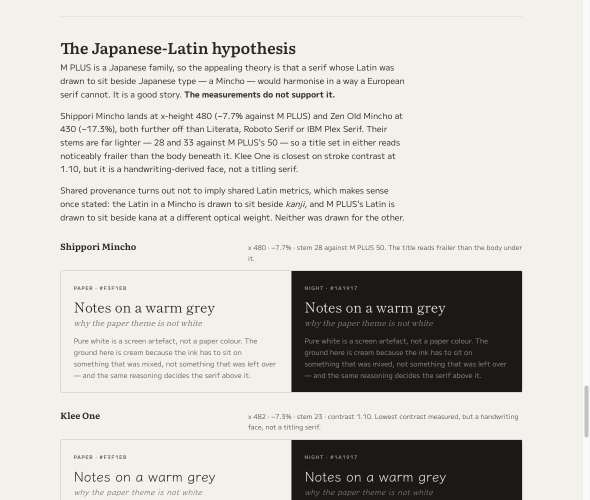
#> input picture serif-top.png, 1180 x 1000 px (shown at 1/2 size)
$ python measure_bars.py ../../../serif-top.png
#> lines starting #> are read from the running program, lines starting #| are printed output that depends on the picture; after the words box and inside, x2 and y2 are one past the last pixel; in counts of white or black regions, pixels touching at a corner belong together
"""Measure each bar's bounding box so the indentation claim is checked, not eyeballed.

Measuring on the raw render does not work: antialiased edge pixels between
cream and ink pass through colours that sit within any useful distance
threshold of slate, so the bounding boxes bleed into each other. Snap every
pixel to its nearest palette entry first, then match exactly.
"""
import sys
import numpy as np
from PIL import Image

PALETTE = {
    "cream": (0xF3, 0xF1, 0xEB),
    "ink":   (0x2A, 0x28, 0x25),
    "slate": (0x3A, 0x55, 0x72),
    "ochre": (0xB8, 0x8A, 0x3A),
    "sage":  (0x5F, 0x6F, 0x5E),
}
TARGET = {
    "ink":   (160, 238, 800, 330),
    "slate": (256, 390, 880, 482),
    "ochre": (352, 542, 700, 634),
    "sage":  (256, 694, 620, 786),
}

img = Image.open(sys.argv[1]).convert("RGB")
#> img is the input picture: PIL image 1180x1000 RGB; mean R, G, B 207.4, 205.6, 200.2
if img.size != (1024, 1024):
    img = img.resize((1024, 1024), Image.LANCZOS)
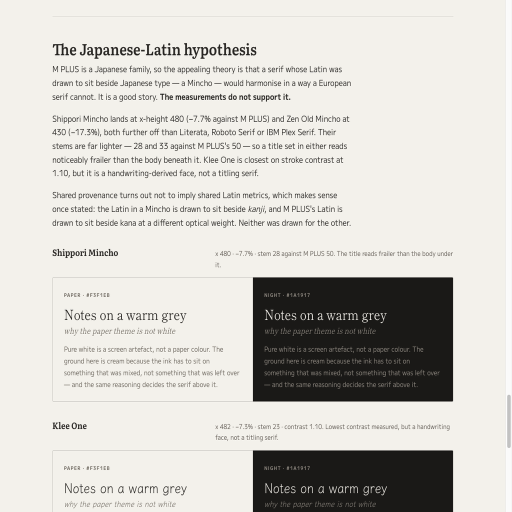
#> img: PIL image 1024x1024 RGB (shown at 1/2 size); mean R, G, B 207.4, 205.5, 200.2
a = np.asarray(img).astype(np.float64)

names = list(PALETTE)
targets = np.array([PALETTE[n] for n in names], dtype=np.float64)
d = np.linalg.norm(a[:, :, None, :] - targets[None, None, :, :], axis=3)
idx = d.argmin(axis=2)
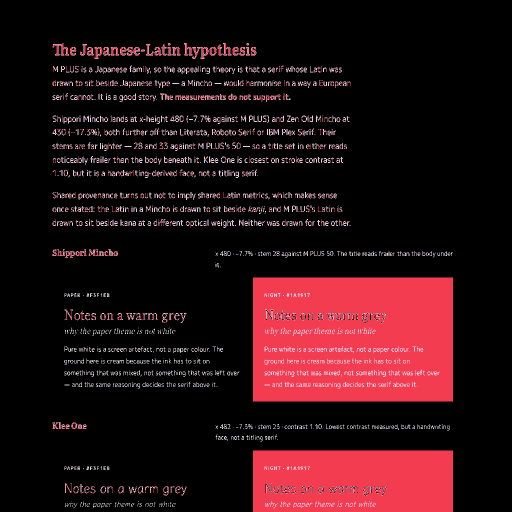
#> idx: shape (1024, 1024) int64 (shown at 1/2 size); 5 distinct labels, from 0 to 4; one colour per label, 0 black
# Only trust pixels that are unambiguously one palette entry: nearest must be
# clearly closer than runner-up, which excludes the AA ramps entirely.
srt = np.sort(d, axis=2)
confident = (srt[:, :, 0] < 42) & (srt[:, :, 1] - srt[:, :, 0] > 25)
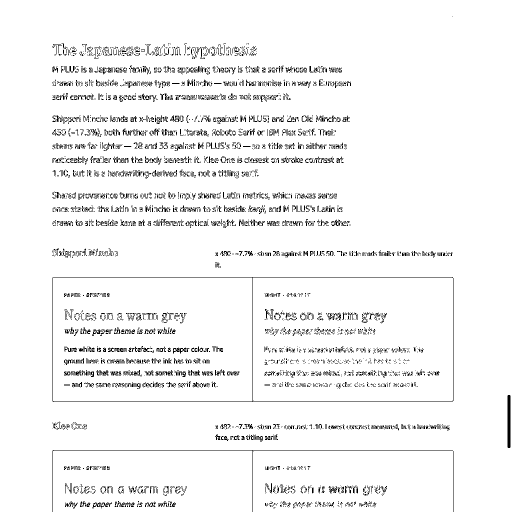
#> confident: shape (1024, 1024) bool (shown at 1/2 size); 95.2% white; black in thin lines or dots, all inside (x1, y1, x2, y2) = (104, 33, 1021, 1024)


def solid_runs(mask, min_len=50):
    """Keep only pixels inside a horizontal run of >= min_len.

    Nearest-colour matching alone is not enough: the ink-to-cream antialiasing
    ramp passes through mid-greys that land almost exactly on sage, so sage's
    bounding box swallows the whole image. Those ramp pixels are ~3px wide,
    while a real bar is hundreds, so run length separates them cleanly.
    """
    out = np.zeros_like(mask)
    for y in range(mask.shape[0]):
        row = mask[y]
        if not row.any():
            continue
        # Run boundaries via diff on the padded row.
        p = np.concatenate(([0], row.view(np.int8), [0]))
        edges = np.flatnonzero(p[1:] != p[:-1])
        for s, e in zip(edges[::2], edges[1::2]):
            if e - s >= min_len:
                out[y, s:e] = True
    return out

print(f"{'bar':6s} {'measured l,t,r,b':>24s} {'target':>24s}    dL    dR    dH")
rows = {}
for name in ("ink", "slate", "ochre", "sage"):
    m = solid_runs((idx == names.index(name)) & confident)
    ys, xs = np.nonzero(m)
    if len(xs) == 0:
        print(f"{name:6s} {'NOT FOUND':>24s}")
        continue
    l, r, t, b = int(xs.min()), int(xs.max()), int(ys.min()), int(ys.max())
    rows[name] = (l, t, r, b)
    g = TARGET[name]
    print(f"{name:6s} {str((l, t, r, b)):>24s} {str(g):>24s} "
          f"{l-g[0]:+5d} {r-g[2]:+5d} {(b-t)-(g[3]-g[1]):+5d}")
#> this loop made 4 passes
#> (l, r, t, b) on pass 1: (506, 905, 555, 1023)
#| ink       (506, 555, 905, 1023)     (160, 238, 800, 330)  +346  +105  +376
#> pass 1, `m = solid_runs((idx == names.index(name)) & confident)`:
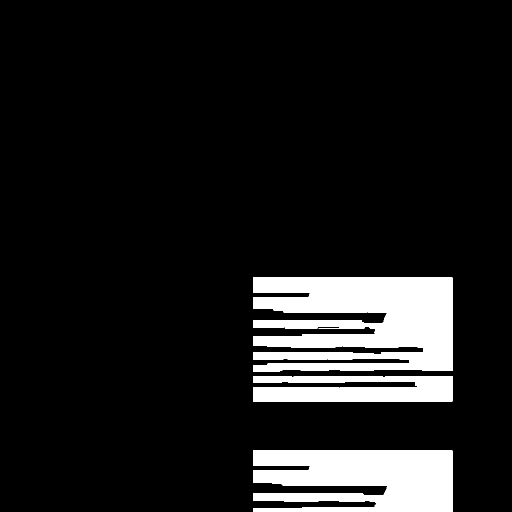
#> m: shape (1024, 1024) bool (shown at 1/2 size); 11.1% white; 4 white regions, box (x1, y1, x2, y2) and area: (506, 555, 906, 743) 58575, (506, 901, 906, 1024) 40586, (506, 752, 906, 803) 17414, (575, 718, 654, 719) 79
#> after the loop, rows = {'ink': (506, 555, 905, 1023)}

#> (the run stopped early here; a loop or call above may not have finished)
